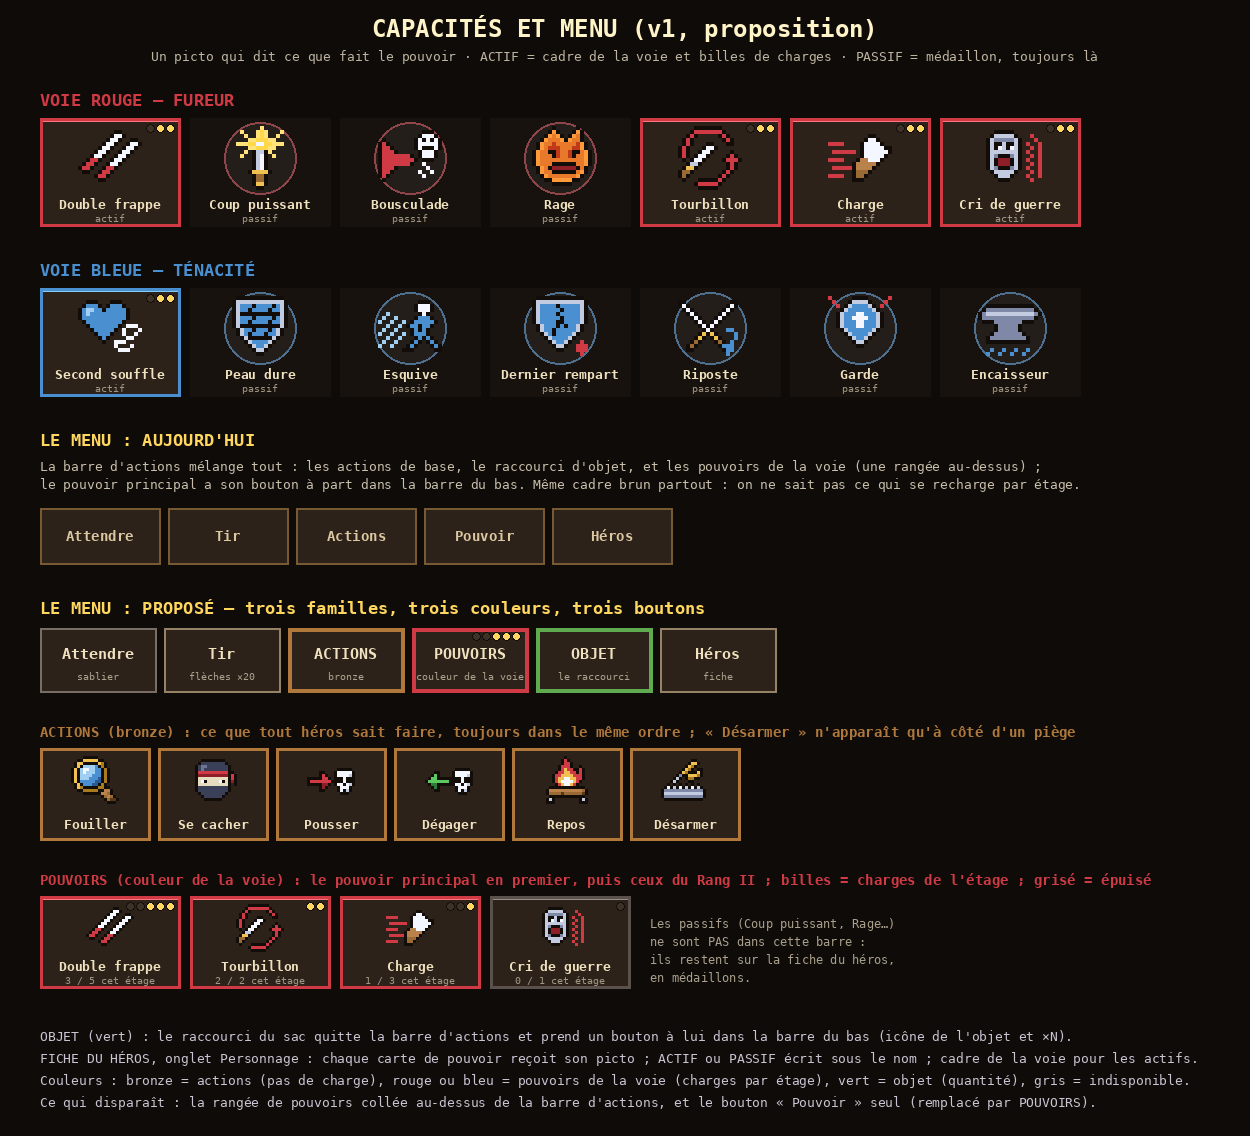

Write Python code to recreate this figure.
"""Pictogrammes des capacités et structure du menu d'actions, v1 (Thomas, 2026-11-19, 15 h 32 : « revois les pictogrammes
des capacités ; propose une structure du menu plus intuitive pour distinguer les actions, compétences et autres »).
PROPOSITION à valider, rien n'est en jeu.

  1. Un picto par capacité (16 × 16, palette des icônes du jeu), un dessin qui dit ce que fait le pouvoir.
     ACTIF (on l'utilise : bouton) = cadre de la couleur de la voie et billes de charges ; PASSIF (toujours là) = médaillon
     rond sans cadre, mot « passif ».
  2. Le menu : trois familles bien séparées, chacune sa couleur et son bouton dans la barre du bas.
     ACTIONS (bronze : ce que tout héros sait faire), POUVOIRS (couleur de la voie : ce que la voie donne, avec charges),
     OBJET (vert : le raccourci du sac).

  python3 art/pictos_capacites_v1.py   → art/pictos_capacites_v1.png
"""
import os
import re
import sys

from PIL import Image, ImageDraw

HERE = os.path.dirname(os.path.abspath(__file__))
sys.path.insert(0, HERE)
from pix import font, up  # noqa: E402

SRC = open(os.path.join(HERE, "..", "src", "ui", "icons.ts")).read()
PAL = {k: v for k, v in re.findall(r'"?(\w)"?: "(#[0-9a-f]{6})"', SRC[SRC.index("export const PALETTE"):SRC.index("};", SRC.index("export const PALETTE"))])}


def icon_rows(name):
    i = SRC.index(f"  {name}: [")
    j = SRC.index("],", i)
    return re.findall(r'"([^"]+)"', SRC[i:j])


# ---------------------------------------------------------------- les 14 pictos (K contour)
ICONS = {
    # ---- voie rouge (Fureur)
    "double_frappe": [
        "................",
        ".........KK.....",
        "........KWWK....",
        ".......KWWK..KK.",
        "......KWWK..KWWK",
        ".....KWWK..KWWK.",
        "....KWWK..KWWK..",
        "...KWWK..KWWK...",
        "..KRRK..KWWK....",
        ".KRRK..KWWK.....",
        "KRRK..KRRK......",
        ".KK..KRRK.......",
        "....KRRK........",
        ".....KK.........",
        "................",
        "................",
    ],
    "coup_puissant": [
        "........Y.......",
        "...Y...YFY...Y..",
        "....Y..YFY..Y...",
        ".....YYFFFYY....",
        "..YYYFFWWFFYYY..",
        ".....YYFFFYY....",
        "....Y.KSSKY.....",
        "...Y..KSWK.Y....",
        "......KSWK......",
        "......KSWK......",
        "......KSWK......",
        ".....KGGGGK.....",
        "......KBBK......",
        "......KBBK......",
        "......KGGK......",
        ".......KK.......",
    ],
    "enchainement": [
        "................",
        "...........KKK..",
        "..........KWWWK.",
        ".K.......KWKWKWK",
        "KRK......KWWWWWK",
        "KRRK.....KWKKKWK",
        "KRRRK.....KWWWK.",
        "KRRRRRRRK.KWWWK.",
        "KRRRRRRRRK.KKK..",
        "KRRRRRRRK..W....",
        "KRRRK.......W...",
        "KRRK......W..W..",
        "KRK........W....",
        ".K..............",
        "................",
        "................",
    ],
    "rage": [
        "......K.....K...",
        ".....KXK...KXK..",
        "....KXOXK.KXOK..",
        "...KXOOOXKXOOK..",
        "..KXOOxOOOOOxXK.",
        "..KXOxxxOOOxxXK.",
        ".KXOOKKxOOxKKOXK",
        ".KXOOOKxOOxKOOXK",
        ".KXOOOOOOOOOOOXK",
        ".KXOOOKKKKKKOOXK",
        "..KXOKrrrrrrKOK.",
        "..KXOOKKKKKKOXK.",
        "...KXOOOOOOOXK..",
        "....KKXXXXXKK...",
        "......KKKKK.....",
        "................",
    ],
    "tourbillon": [
        "....KKKKKKK.....",
        "...KRRRRRRRK....",
        "..KRK.....KRK...",
        ".KRK.......KRK..",
        ".KRK...KK...KK..",
        "KRK...KWWK......",
        "KRK..KWWK....K..",
        "KRK.KWWK....KRK.",
        ".K.KWWK....KRRRK",
        "..KSSK......KRK.",
        ".KGGK.......KRK.",
        "KBBK.......KRK..",
        "KBK.......KRK...",
        ".K...KKKKKRK....",
        "....KRRRRRK.....",
        ".....KKKKK......",
    ],
    "charge": [
        "................",
        "................",
        "..........KK....",
        ".........KWWK...",
        "RRRR....KWWWWK..",
        "........KWWWWWKK",
        ".RRRRRR.KWWWWWWK",
        "........KWWWWWK.",
        "RRRR...KTTWWWK..",
        "......KTTTTTK...",
        ".RRRRRKTTTTK....",
        "......KBBBK.....",
        "RRRR..KBBK......",
        "......KKK.......",
        "................",
        "................",
    ],
    "cri_guerre": [
        "................",
        "....KKKKK.......",
        "...KSSSSSK...R..",
        "..KSDDDDDSK...R.",
        "..KSKKSKKSK.R..R",
        "..KSKWSKWSK..R.R",
        "..KSSSSSSSK.R..R",
        "..KSDKKKDSK..R.R",
        "..KSKrrrKSK.R..R",
        "..KSKrrrKSK..R.R",
        "..KSDKKKDSK.R..R",
        "...KSSSSSK...R.R",
        "....KSSSK...R..R",
        ".....KKK.....R..",
        "................",
        "................",
    ],
    # ---- voie bleue (Ténacité)
    "second_souffle": [
        "................",
        "..KKK...KKK.....",
        ".KUUUK.KUUUK....",
        "KUVVUUKUUUUUK...",
        "KUVUUUUUUUUUK...",
        "KUUUUUUUUUUUK...",
        ".KUUUUUUUUUK....",
        "..KUUUUUUUK.WWW.",
        "...KUUUUUK.W...W",
        "....KUUUK..W..W.",
        ".....KUK....WW..",
        "......K..WWW....",
        ".........W...W..",
        "..........WWW...",
        "................",
        "................",
    ],
    "peau_dure": [
        "..KKKKKKKKKKKK..",
        ".KSSSSSSSSSSSSK.",
        ".KSUUUKUUUUKUSK.",
        ".KSUUKUUUUKUUSK.",
        ".KSKKKKKKKKKKSK.",
        ".KSUUUKUUUUKUSK.",
        ".KSUUKUUUUKUUSK.",
        ".KSKKKKKKKKKKSK.",
        "..KSUUKUUUKUSK..",
        "..KSUKUUUKUUSK..",
        "...KSKKKKKKSK...",
        "....KSUUUUSK....",
        ".....KSUUSK.....",
        "......KSSK......",
        ".......KK.......",
        "................",
    ],
    "esquive": [
        "................",
        "..........KKK...",
        ".........KWWWK..",
        ".........KWWWK..",
        "..V.......KWK...",
        ".V..V....KUUUK..",
        "V..V..V.KUUUUUK.",
        "..V..V.KUUKUUK..",
        ".V..V...KUKUK...",
        "V..V..V.KUUUK...",
        "..V..V...KUKUK..",
        ".V..V...KUK.KUK.",
        "V..V...KUK...KUK",
        "......KKK.....KK",
        "................",
        "................",
    ],
    "dernier_rempart": [
        "..KKKKKKKKKKKK..",
        ".KSSSSSSSSSSSSK.",
        ".KSUUUUKUUUUUSK.",
        ".KSUUUUUKUUUUSK.",
        ".KSUUUUKUUUUUSK.",
        ".KSUUUUUKUUUUSK.",
        ".KSUUUUKKUUUUSK.",
        "..KSUUUKUKUUSK..",
        "..KSUUKUUUUUSK..",
        "...KSUKUUUUSK...",
        "....KSUUUUSK....",
        ".....KSUUSK..R..",
        "......KSSK..RRR.",
        ".......KK...RRR.",
        ".............R..",
        "................",
    ],
    "riposte": [
        "................",
        "KK...........KK.",
        "KWK.........KWK.",
        ".KWK.......KWK..",
        "..KWK.....KWK...",
        "...KWK...KWK....",
        "....KWK.KWK.....",
        ".....KWKWK......",
        "......KWK...UU..",
        ".....KGKGK....U.",
        "....KGK.KGK...U.",
        "...KBK...KBK.U..",
        "..KBK.....KUUU..",
        "..KK.......KUU..",
        "............U...",
        "................",
    ],
    "garde": [
        "R.....KKKK.....R",
        ".R...KSSSSK...R.",
        "..R.KSUUUUSK.R..",
        "...KSUUUUUUSK...",
        "..KSUUUWWUUUSK..",
        "..KSUUWWWWUUSK..",
        "..KSUUUWWUUUSK..",
        "..KSUUUWWUUUSK..",
        "...KSUUUUUUSK...",
        "....KSUUUUSK....",
        ".....KSUUSK.....",
        "......KSSK......",
        ".......KK.......",
        "................",
        "................",
        "................",
    ],
    "encaisseur": [
        "................",
        "................",
        "..KKKKKKKKKKKK..",
        ".KDDDDDDDDDDDDK.",
        "KDSSSSSSSSSSSSDK",
        "KDDDDDDDDDDDDDK.",
        ".KKKDDDDDDDKKK..",
        "....KDDDDDK.....",
        "....KDDDDDK.....",
        "...KDDDDDDDK....",
        "..KDDDDDDDDDK...",
        "..KKKKKKKKKKK...",
        "................",
        "...U..U..U..U...",
        "..U..U..U..U....",
        "................",
    ],
}
NAMES = {
    "double_frappe": "Double frappe", "coup_puissant": "Coup puissant", "enchainement": "Bousculade", "rage": "Rage",
    "tourbillon": "Tourbillon", "charge": "Charge", "cri_guerre": "Cri de guerre",
    "second_souffle": "Second souffle", "peau_dure": "Peau dure", "esquive": "Esquive", "dernier_rempart": "Dernier rempart",
    "riposte": "Riposte", "garde": "Garde", "encaisseur": "Encaisseur",
}
ACTIVE = {"double_frappe", "tourbillon", "charge", "cri_guerre", "second_souffle"}
RED = ["double_frappe", "coup_puissant", "enchainement", "rage", "tourbillon", "charge", "cri_guerre"]
BLUE = ["second_souffle", "peau_dure", "esquive", "dernier_rempart", "riposte", "garde", "encaisseur"]
VOIE = {"red": (208, 58, 68), "blue": (74, 143, 208)}
BRONZE = (176, 120, 58)
GREEN = (96, 170, 80)
BG = (24, 18, 14)
PANEL = (44, 34, 26)


def img(rows, pal=PAL):
    im = Image.new("RGBA", (len(rows[0]), len(rows)))
    for y, r in enumerate(rows):
        for x, c in enumerate(r):
            if c != "." and c in pal:
                h = pal[c]
                im.putpixel((x, y), (int(h[1:3], 16), int(h[3:5], 16), int(h[5:7], 16), 255))
    return im


def tile(d, sheet, x, y, rows, color, active, label, sub=None, charges=None, S=4, w=None):
    """Une case de bouton : cadre biseauté de la couleur de la famille (actif), ou médaillon rond (passif)."""
    w = w or 16 * S + 24
    h = 16 * S + 44
    if active:
        d.rectangle((x, y, x + w, y + h), fill=PANEL, outline=color, width=3)
        d.line((x + 3, y + 3, x + w - 3, y + 3), fill=tuple(min(255, c + 60) for c in color))
    else:
        d.rectangle((x, y, x + w, y + h), fill=BG)
        cx, cy = x + w // 2, y + 8 + 8 * S
        d.ellipse((cx - 9 * S, cy - 9 * S, cx + 9 * S, cy + 9 * S), fill=(36, 30, 26), outline=tuple(c // 2 + 40 for c in color), width=2)
    im = up(img(rows), S)
    sheet.paste(im, (x + (w - im.width) // 2, y + 8), im)
    d.text((x + w // 2, y + h - 22), label, fill=(240, 226, 190), font=font(13), anchor="mm")
    if sub:
        d.text((x + w // 2, y + h - 8), sub, fill=(160, 150, 130), font=font(10, False), anchor="mm")
    if charges is not None:
        n, full = charges
        for k in range(n):
            px = x + w - 10 - k * 10
            d.ellipse((px - 4, y + 6, px + 4, y + 14), fill=(255, 215, 94) if k < full else (60, 50, 40), outline=(20, 14, 10))


def main():
    S = 4
    cw = 150
    Wb = 40 + 7 * cw + 160
    sheet = Image.new("RGB", (Wb, 1900), (14, 11, 9))
    d = ImageDraw.Draw(sheet)
    d.text((Wb // 2, 28), "CAPACITÉS ET MENU (v1, proposition)", fill=(255, 243, 200), font=font(24), anchor="mm")
    d.text((Wb // 2, 56), "Un picto qui dit ce que fait le pouvoir · ACTIF = cadre de la voie et billes de charges · PASSIF = médaillon, toujours là",
           fill=(190, 180, 160), font=font(13, False), anchor="mm")
    y = 90
    for title, ids, voie in (("VOIE ROUGE — FUREUR", RED, "red"), ("VOIE BLEUE — TÉNACITÉ", BLUE, "blue")):
        d.text((40, y), title, fill=VOIE[voie], font=font(17))
        y += 28
        x = 40
        for k in ids:
            act = k in ACTIVE
            tile(d, sheet, x, y, ICONS[k], VOIE[voie], act, NAMES[k], "actif" if act else "passif", (3, 2) if act else None, S, cw - 10)
            x += cw
        y += 16 * S + 44 + 34
    # ---------------- avant / après : la barre du bas et les deux barres qui s'ouvrent
    d.text((40, y), "LE MENU : AUJOURD'HUI", fill=(255, 215, 94), font=font(17))
    y += 28
    d.text((40, y), "La barre d'actions mélange tout : les actions de base, le raccourci d'objet, et les pouvoirs de la voie (une rangée au-dessus) ;",
           fill=(200, 190, 170), font=font(13, False))
    d.text((40, y + 18), "le pouvoir principal a son bouton à part dans la barre du bas. Même cadre brun partout : on ne sait pas ce qui se recharge par étage.",
           fill=(200, 190, 170), font=font(13, False))
    y += 50
    cur = [("wait", "Attendre"), ("aim", "Tir"), ("actions", "Actions"), ("power", "Pouvoir"), ("hero", "Héros")]
    x = 40
    for key, lab in cur:
        d.rectangle((x, y, x + 120, y + 56), fill=PANEL, outline=(120, 90, 50), width=2)
        d.text((x + 60, y + 28), lab, fill=(220, 200, 160), font=font(14), anchor="mm")
        x += 128
    y += 90

    d.text((40, y), "LE MENU : PROPOSÉ — trois familles, trois couleurs, trois boutons", fill=(255, 215, 94), font=font(17))
    y += 30
    fam = [("Attendre", (120, 110, 100), "sablier", None), ("Tir", (150, 130, 100), "flèches ×20", None), ("ACTIONS", BRONZE, "bronze", None),
           ("POUVOIRS", VOIE["red"], "couleur de la voie", (5, 3)), ("OBJET", GREEN, "le raccourci", None), ("Héros", (150, 130, 100), "fiche", None)]
    x = 40
    for lab, col, sub, ch in fam:
        d.rectangle((x, y, x + 116, y + 64), fill=PANEL, outline=col, width=4 if lab.isupper() else 2)
        d.text((x + 58, y + 26), lab, fill=(240, 226, 190), font=font(15), anchor="mm")
        d.text((x + 58, y + 48), sub, fill=(170, 160, 140), font=font(10, False), anchor="mm")
        if ch:
            for k in range(ch[0]):
                px = x + 112 - 8 - k * 10
                d.ellipse((px - 4, y + 4, px + 4, y + 12), fill=(255, 215, 94) if k < ch[1] else (60, 50, 40), outline=(20, 14, 10))
        x += 124
    y += 96
    # barre ACTIONS
    d.text((40, y), "ACTIONS (bronze) : ce que tout héros sait faire, toujours dans le même ordre ; « Désarmer » n'apparaît qu'à côté d'un piège",
           fill=BRONZE, font=font(14))
    y += 24
    x = 40
    for k, lab in (("loupe", "Fouiller"), ("cacher", "Se cacher"), ("pousser", "Pousser"), ("degager", "Dégager"), ("repos", "Repos"), ("desarmer", "Désarmer")):
        name = {"loupe": "search", "pousser": "push", "degager": "disengage", "repos": "rest", "cacher": "hide", "desarmer": "disarm"}[k]
        try:
            rows = icon_rows(name)
        except ValueError:
            rows = None
        d.rectangle((x, y, x + 110, y + 92), fill=PANEL, outline=BRONZE, width=3)
        if rows:
            im = up(img(rows), 3)
            sheet.paste(im, (x + 55 - im.width // 2, y + 8), im)
        else:
            d.text((x + 55, y + 34), "(picto actuel)", fill=(120, 110, 100), font=font(10, False), anchor="mm")
        d.text((x + 55, y + 76), lab, fill=(240, 226, 190), font=font(13), anchor="mm")
        x += 118
    y += 124
    d.text((40, y), "POUVOIRS (couleur de la voie) : le pouvoir principal en premier, puis ceux du Rang II ; billes = charges de l'étage ; grisé = épuisé",
           fill=VOIE["red"], font=font(14))
    y += 24
    x = 40
    for k, ch in (("double_frappe", (5, 3)), ("tourbillon", (2, 2)), ("charge", (3, 1)), ("cri_guerre", (1, 0))):
        tile(d, sheet, x, y, ICONS[k], VOIE["red"] if ch[1] else (90, 80, 76), True, NAMES[k], f"{ch[1]} / {ch[0]} cet étage", ch, 3, 140)
        x += 150
    d.text((x + 10, y + 20), "Les passifs (Coup puissant, Rage…)", fill=(170, 160, 140), font=font(12, False))
    d.text((x + 10, y + 38), "ne sont PAS dans cette barre :", fill=(170, 160, 140), font=font(12, False))
    d.text((x + 10, y + 56), "ils restent sur la fiche du héros,", fill=(170, 160, 140), font=font(12, False))
    d.text((x + 10, y + 74), "en médaillons.", fill=(170, 160, 140), font=font(12, False))
    y += 16 * 3 + 44 + 40
    notes = [
        "OBJET (vert) : le raccourci du sac quitte la barre d'actions et prend un bouton à lui dans la barre du bas (icône de l'objet et ×N).",
        "FICHE DU HÉROS, onglet Personnage : chaque carte de pouvoir reçoit son picto ; ACTIF ou PASSIF écrit sous le nom ; cadre de la voie pour les actifs.",
        "Couleurs : bronze = actions (pas de charge), rouge ou bleu = pouvoirs de la voie (charges par étage), vert = objet (quantité), gris = indisponible.",
        "Ce qui disparaît : la rangée de pouvoirs collée au-dessus de la barre d'actions, et le bouton « Pouvoir » seul (remplacé par POUVOIRS).",
    ]
    for i, t in enumerate(notes):
        d.text((40, y + i * 22), t, fill=(200, 196, 210), font=font(13, False))
    sheet = sheet.crop((0, 0, Wb, y + len(notes) * 22 + 20))
    sheet.save(os.path.join(HERE, "pictos_capacites_v1.png"))
    print("art/pictos_capacites_v1.png", sheet.size)


if __name__ == "__main__":
    main()
